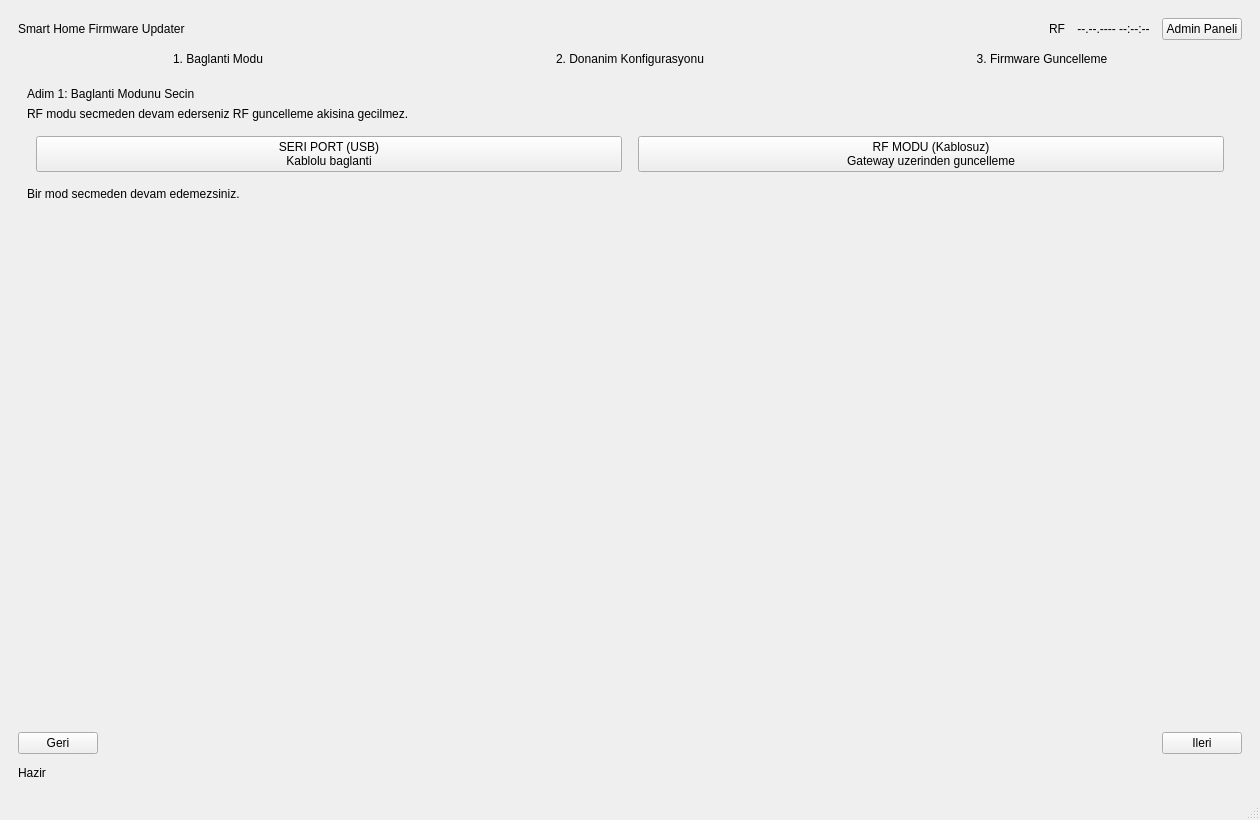
<?xml version="1.0" encoding="UTF-8"?>
<ui version="4.0">
 <class>MainWindow</class>
 <widget class="QMainWindow" name="MainWindow">
  <property name="geometry">
   <rect>
    <x>0</x>
    <y>0</y>
    <width>1260</width>
    <height>820</height>
   </rect>
  </property>
  <property name="windowTitle">
   <string>Smart Home Firmware Updater - Wizard</string>
  </property>
  <widget class="QWidget" name="centralwidget">
   <layout class="QVBoxLayout" name="rootLayout">
    <property name="spacing">
     <number>12</number>
    </property>
    <property name="leftMargin">
     <number>18</number>
    </property>
    <property name="topMargin">
     <number>18</number>
    </property>
    <property name="rightMargin">
     <number>18</number>
    </property>
    <property name="bottomMargin">
     <number>18</number>
    </property>
    <item>
     <layout class="QHBoxLayout" name="headerLayout">
      <item>
       <widget class="QLabel" name="headerLabel">
        <property name="text">
         <string>Smart Home Firmware Updater</string>
        </property>
       </widget>
      </item>
      <item>
       <spacer name="headerSpacer">
        <property name="orientation">
         <enum>Qt::Horizontal</enum>
        </property>
        <property name="sizeHint" stdset="0">
         <size>
          <width>40</width>
          <height>20</height>
         </size>
        </property>
       </spacer>
      </item>
      <item>
       <widget class="QLabel" name="rfPulseIcon">
        <property name="text">
         <string>RF</string>
        </property>
        <property name="alignment">
         <set>Qt::AlignCenter</set>
        </property>
       </widget>
      </item>
      <item>
       <widget class="QLabel" name="clockLabel">
        <property name="text">
         <string>--.--.---- --:--:--</string>
        </property>
        <property name="alignment">
         <set>Qt::AlignCenter</set>
        </property>
       </widget>
      </item>
      <item>
       <widget class="QPushButton" name="adminLoginButton">
        <property name="text">
         <string>Admin Paneli</string>
        </property>
       </widget>
      </item>
     </layout>
    </item>
    <item>
     <layout class="QHBoxLayout" name="stepBadgeLayout">
      <item>
       <widget class="QLabel" name="step1Badge">
        <property name="text">
         <string>1. Baglanti Modu</string>
        </property>
        <property name="alignment">
         <set>Qt::AlignCenter</set>
        </property>
       </widget>
      </item>
      <item>
       <widget class="QLabel" name="step2Badge">
        <property name="text">
         <string>2. Donanim Konfigurasyonu</string>
        </property>
        <property name="alignment">
         <set>Qt::AlignCenter</set>
        </property>
       </widget>
      </item>
      <item>
       <widget class="QLabel" name="step3Badge">
        <property name="text">
         <string>3. Firmware Guncelleme</string>
        </property>
        <property name="alignment">
         <set>Qt::AlignCenter</set>
        </property>
       </widget>
      </item>
     </layout>
    </item>
    <item>
     <widget class="QStackedWidget" name="wizardStack">
      <property name="currentIndex">
       <number>0</number>
      </property>
      <widget class="QWidget" name="stepModePage">
       <layout class="QVBoxLayout" name="stepModeLayout">
        <item>
         <widget class="QLabel" name="modeTitleLabel">
          <property name="text">
           <string>Adim 1: Baglanti Modunu Secin</string>
          </property>
         </widget>
        </item>
        <item>
         <widget class="QLabel" name="modeSubtitleLabel">
          <property name="text">
           <string>RF modu secmeden devam ederseniz RF guncelleme akisina gecilmez.</string>
          </property>
         </widget>
        </item>
        <item>
         <widget class="QFrame" name="modeCardsContainer">
          <layout class="QHBoxLayout" name="modeCardsLayout">
           <property name="spacing">
            <number>16</number>
           </property>
           <item>
            <widget class="QPushButton" name="modeSerialCard">
             <property name="text">
              <string>SERI PORT (USB)
Kablolu baglanti</string>
             </property>
             <property name="minimumHeight">
              <number>220</number>
             </property>
            </widget>
           </item>
           <item>
            <widget class="QPushButton" name="modeRfCard">
             <property name="text">
              <string>RF MODU (Kablosuz)
Gateway uzerinden guncelleme</string>
             </property>
             <property name="minimumHeight">
              <number>220</number>
             </property>
            </widget>
           </item>
          </layout>
         </widget>
        </item>
        <item>
         <widget class="QLabel" name="modeValidationLabel">
          <property name="text">
           <string>Bir mod secmeden devam edemezsiniz.</string>
          </property>
         </widget>
        </item>
        <item>
         <spacer name="modeBottomSpacer">
          <property name="orientation">
           <enum>Qt::Vertical</enum>
          </property>
          <property name="sizeHint" stdset="0">
           <size>
            <width>20</width>
            <height>40</height>
           </size>
          </property>
         </spacer>
        </item>
       </layout>
      </widget>
      <widget class="QWidget" name="stepConfigPage">
       <layout class="QVBoxLayout" name="stepConfigLayout">
        <item>
         <widget class="QLabel" name="configTitleLabel">
          <property name="text">
           <string>Adim 2: Donanim Konfigurasyonu</string>
          </property>
         </widget>
        </item>
        <item>
         <widget class="QGroupBox" name="deviceGroupBox">
          <property name="title">
           <string>Cihaz ve Port Ayarlari</string>
          </property>
          <layout class="QGridLayout" name="deviceGridLayout">
           <item row="0" column="0">
            <widget class="QLabel" name="deviceLabel">
             <property name="text">
              <string>Cihaz:</string>
             </property>
            </widget>
           </item>
           <item row="0" column="1">
            <widget class="QComboBox" name="deviceCombo"/>
           </item>
           <item row="0" column="2">
            <widget class="QLabel" name="portLabel">
             <property name="text">
              <string>COM Port:</string>
             </property>
            </widget>
           </item>
           <item row="0" column="3">
            <widget class="QComboBox" name="portCombo"/>
           </item>
           <item row="0" column="4">
            <widget class="QPushButton" name="refreshPortsButton">
             <property name="text">
              <string>Yenile</string>
             </property>
            </widget>
           </item>
           <item row="1" column="0">
            <widget class="QLabel" name="baudLabel">
             <property name="text">
              <string>Baud:</string>
             </property>
            </widget>
           </item>
           <item row="1" column="1" colspan="2">
            <widget class="QLabel" name="baudValueLabel">
             <property name="text">
              <string>115200</string>
             </property>
            </widget>
           </item>
           <item row="1" column="3" colspan="2">
            <widget class="QCheckBox" name="rfModeCheck">
             <property name="text">
              <string>RF Modu Aktif</string>
             </property>
            </widget>
           </item>
          </layout>
         </widget>
        </item>
        <item>
         <widget class="QLabel" name="configHintLabel">
          <property name="text">
           <string>Secilen moda gore ayarlar otomatik duzenlenir.</string>
          </property>
         </widget>
        </item>
        <item>
         <spacer name="configBottomSpacer">
          <property name="orientation">
           <enum>Qt::Vertical</enum>
          </property>
          <property name="sizeHint" stdset="0">
           <size>
            <width>20</width>
            <height>40</height>
           </size>
          </property>
         </spacer>
        </item>
       </layout>
      </widget>
      <widget class="QWidget" name="stepFirmwarePage">
       <layout class="QVBoxLayout" name="stepFirmwareLayout">
        <item>
         <widget class="QLabel" name="firmwareTitleLabel">
          <property name="text">
           <string>Adim 3: Firmware ve Guncelleme</string>
          </property>
         </widget>
        </item>
        <item>
         <widget class="QGroupBox" name="firmwareGroupBox">
          <property name="title">
           <string>Firmware Secimi</string>
          </property>
          <layout class="QGridLayout" name="firmwareGridLayout">
           <item row="0" column="0">
            <widget class="QComboBox" name="firmwareCombo"/>
           </item>
           <item row="0" column="1">
            <widget class="QPushButton" name="scanFolderButton">
             <property name="text">
              <string>Yenile</string>
             </property>
            </widget>
           </item>
           <item row="1" column="0" colspan="2">
            <widget class="QLabel" name="updateStatusLabel">
             <property name="text">
              <string>Liste bekleniyor</string>
             </property>
            </widget>
           </item>
           <item row="2" column="0" colspan="2">
            <layout class="QHBoxLayout" name="badgeLayout">
             <item>
              <widget class="QLabel" name="versionBadge">
               <property name="text">
                <string>Versiyon: -</string>
               </property>
              </widget>
             </item>
             <item>
              <widget class="QLabel" name="sizeBadge">
               <property name="text">
                <string>Boyut: -</string>
               </property>
              </widget>
             </item>
             <item>
              <widget class="QLabel" name="typeBadge">
               <property name="text">
                <string>Tip: -</string>
               </property>
              </widget>
             </item>
            </layout>
           </item>
           <item row="3" column="0" colspan="2">
            <widget class="QLabel" name="firmwareInfoLabel">
             <property name="text">
              <string/>
             </property>
             <property name="wordWrap">
              <bool>true</bool>
             </property>
            </widget>
           </item>
          </layout>
         </widget>
        </item>
        <item>
         <widget class="QPushButton" name="startUploadButton">
          <property name="text">
           <string>Guncellemeyi Baslat</string>
          </property>
         </widget>
        </item>
        <item>
         <layout class="QHBoxLayout" name="progressLayout">
          <item>
           <widget class="QProgressBar" name="progressBar">
            <property name="value">
             <number>0</number>
            </property>
           </widget>
          </item>
          <item>
           <widget class="QLabel" name="progressLabel">
            <property name="text">
             <string>0%</string>
            </property>
           </widget>
          </item>
         </layout>
        </item>
        <item>
         <widget class="QFrame" name="completionContainer">
          <property name="visible">
           <bool>false</bool>
          </property>
          <layout class="QVBoxLayout" name="completionLayout">
           <property name="spacing">
            <number>8</number>
           </property>
           <property name="leftMargin">
            <number>0</number>
           </property>
           <property name="topMargin">
            <number>0</number>
           </property>
           <property name="rightMargin">
            <number>0</number>
           </property>
           <property name="bottomMargin">
            <number>0</number>
           </property>
           <item>
            <widget class="QLabel" name="completionMessageLabel">
             <property name="text">
              <string>Guncelleme tamamlandi.</string>
             </property>
             <property name="alignment">
              <set>Qt::AlignCenter</set>
             </property>
            </widget>
           </item>
           <item>
            <layout class="QHBoxLayout" name="completionButtonsLayout">
             <item>
              <spacer name="completionLeftSpacer">
               <property name="orientation">
                <enum>Qt::Horizontal</enum>
               </property>
               <property name="sizeHint" stdset="0">
                <size>
                 <width>40</width>
                 <height>20</height>
                </size>
               </property>
              </spacer>
             </item>
             <item>
              <widget class="QPushButton" name="newUpdateButton">
               <property name="text">
                <string>Yeni Guncelleme Baslat</string>
               </property>
              </widget>
             </item>
             <item>
              <widget class="QPushButton" name="editSettingsButton">
               <property name="text">
                <string>Ayarlari Duzenle</string>
               </property>
              </widget>
             </item>
             <item>
              <spacer name="completionRightSpacer">
               <property name="orientation">
                <enum>Qt::Horizontal</enum>
               </property>
               <property name="sizeHint" stdset="0">
                <size>
                 <width>40</width>
                 <height>20</height>
                </size>
               </property>
              </spacer>
             </item>
            </layout>
           </item>
          </layout>
         </widget>
        </item>
        <item>
         <widget class="QPlainTextEdit" name="logTextEdit">
          <property name="readOnly">
           <bool>true</bool>
          </property>
         </widget>
        </item>
       </layout>
      </widget>
     </widget>
    </item>
    <item>
     <layout class="QHBoxLayout" name="wizardNavLayout">
      <item>
       <widget class="QPushButton" name="backStepButton">
        <property name="text">
         <string>Geri</string>
        </property>
       </widget>
      </item>
      <item>
       <spacer name="navSpacer">
        <property name="orientation">
         <enum>Qt::Horizontal</enum>
        </property>
        <property name="sizeHint" stdset="0">
         <size>
          <width>40</width>
          <height>20</height>
         </size>
        </property>
       </spacer>
      </item>
      <item>
       <widget class="QPushButton" name="nextStepButton">
        <property name="text">
         <string>Ileri</string>
        </property>
       </widget>
      </item>
     </layout>
    </item>
    <item>
     <widget class="QLabel" name="statusLabel">
      <property name="text">
       <string>Hazir</string>
      </property>
     </widget>
    </item>
   </layout>
  </widget>
  <widget class="QMenuBar" name="menubar"/>
  <widget class="QStatusBar" name="statusbar"/>
 </widget>
 <resources/>
 <connections/>
</ui>
